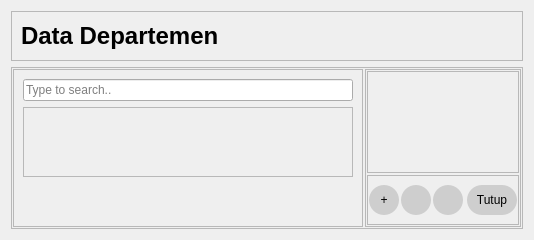
             <widget class="QWidget" name="st_DataMaster_DataDepartemen">
              <layout class="QVBoxLayout" name="verticalLayout_17">
               <item>
                <widget class="QFrame" name="fr_DataMaster_DataDepartemen_Ftop">
                 <property name="sizePolicy">
                  <sizepolicy hsizetype="Preferred" vsizetype="Maximum">
                   <horstretch>0</horstretch>
                   <verstretch>1</verstretch>
                  </sizepolicy>
                 </property>
                 <property name="minimumSize">
                  <size>
                   <width>0</width>
                   <height>50</height>
                  </size>
                 </property>
                 <property name="maximumSize">
                  <size>
                   <width>16777215</width>
                   <height>50</height>
                  </size>
                 </property>
                 <property name="frameShape">
                  <enum>QFrame::StyledPanel</enum>
                 </property>
                 <property name="frameShadow">
                  <enum>QFrame::Raised</enum>
                 </property>
                 <layout class="QVBoxLayout" name="ivl_DataMaster_DataDepartemen_Ftop">
                  <item>
                   <widget class="QLabel" name="lb_DataMaster_DataDepartemen_Judul">
                    <property name="font">
                     <font>
                      <pointsize>18</pointsize>
                      <weight>75</weight>
                      <bold>true</bold>
                     </font>
                    </property>
                    <property name="text">
                     <string>Data Departemen</string>
                    </property>
                   </widget>
                  </item>
                 </layout>
                </widget>
               </item>
               <item>
                <widget class="QFrame" name="fr_DataMaster_DataDepartemen_Fbody">
                 <property name="sizePolicy">
                  <sizepolicy hsizetype="Preferred" vsizetype="Preferred">
                   <horstretch>0</horstretch>
                   <verstretch>4</verstretch>
                  </sizepolicy>
                 </property>
                 <property name="frameShape">
                  <enum>QFrame::StyledPanel</enum>
                 </property>
                 <property name="frameShadow">
                  <enum>QFrame::Raised</enum>
                 </property>
                 <layout class="QHBoxLayout" name="ihl_DataMaster_DataDepartemen_Fbody">
                  <property name="spacing">
                   <number>2</number>
                  </property>
                  <property name="margin">
                   <number>1</number>
                  </property>
                  <item>
                   <widget class="QFrame" name="fr_DataMaster_DataDepartemen_Fbody_Slist_Container">
                    <property name="sizePolicy">
                     <sizepolicy hsizetype="Preferred" vsizetype="Preferred">
                      <horstretch>1</horstretch>
                      <verstretch>0</verstretch>
                     </sizepolicy>
                    </property>
                    <property name="minimumSize">
                     <size>
                      <width>350</width>
                      <height>0</height>
                     </size>
                    </property>
                    <property name="maximumSize">
                     <size>
                      <width>350</width>
                      <height>16777215</height>
                     </size>
                    </property>
                    <property name="frameShape">
                     <enum>QFrame::StyledPanel</enum>
                    </property>
                    <property name="frameShadow">
                     <enum>QFrame::Raised</enum>
                    </property>
                    <layout class="QVBoxLayout" name="ivl_fr_DataMaster_DataDepartemen_Fbody_Slist_Container">
                     <item>
                      <widget class="QLineEdit" name="le_DataMaster_DataDepartemen_Search">
                       <property name="placeholderText">
                        <string>Type to search..</string>
                       </property>
                      </widget>
                     </item>
                     <item>
                      <widget class="QScrollArea" name="sc_DataMaster_DataDepartemen_Fbody_Slist">
                       <property name="sizePolicy">
                        <sizepolicy hsizetype="Maximum" vsizetype="Expanding">
                         <horstretch>1</horstretch>
                         <verstretch>1</verstretch>
                        </sizepolicy>
                       </property>
                       <property name="minimumSize">
                        <size>
                         <width>250</width>
                         <height>0</height>
                        </size>
                       </property>
                       <property name="maximumSize">
                        <size>
                         <width>350</width>
                         <height>16777215</height>
                        </size>
                       </property>
                       <property name="styleSheet">
                        <string notr="true">QPushButton{
	background:#ffffff;
	color:rgb(20,20,30);
	padding-top:20px;
	padding-bottom:20px;
     border-style: solid;
     border-width: 1px;
     border-color: rgb(181, 181, 181);
}
QPushButton::hover{
	background:rgb(50,50,80);
	color:rgb(200,200,180);
     border-color: rgb(50,50,80);
}</string>
                       </property>
                       <property name="widgetResizable">
                        <bool>true</bool>
                       </property>
                       <property name="alignment">
                        <set>Qt::AlignLeading|Qt::AlignLeft|Qt::AlignTop</set>
                       </property>
                       <widget class="QWidget" name="scontent_DataMaster_DataDepartemen_Fbody_Slist">
                        <property name="geometry">
                         <rect>
                          <x>0</x>
                          <y>0</y>
                          <width>250</width>
                          <height>30</height>
                         </rect>
                        </property>
                        <property name="styleSheet">
                         <string notr="true">border-radius:0px;</string>
                        </property>
                        <layout class="QVBoxLayout" name="ivl_DataMaster_DataDepartemen_Fbody_Slist">
                         <property name="spacing">
                          <number>1</number>
                         </property>
                        </layout>
                       </widget>
                      </widget>
                     </item>
                     <item>
                      <spacer name="vs_DataMaster_DataDepartemen_Fbody_Slist_Spaser">
                       <property name="orientation">
                        <enum>Qt::Vertical</enum>
                       </property>
                       <property name="sizeType">
                        <enum>QSizePolicy::Expanding</enum>
                       </property>
                       <property name="sizeHint" stdset="0">
                        <size>
                         <width>20</width>
                         <height>40</height>
                        </size>
                       </property>
                      </spacer>
                     </item>
                    </layout>
                   </widget>
                  </item>
                  <item>
                   <widget class="QFrame" name="fr_DataMaster_DataDepartemen_Fbody_FR">
                    <property name="sizePolicy">
                     <sizepolicy hsizetype="Preferred" vsizetype="Preferred">
                      <horstretch>3</horstretch>
                      <verstretch>0</verstretch>
                     </sizepolicy>
                    </property>
                    <property name="frameShape">
                     <enum>QFrame::StyledPanel</enum>
                    </property>
                    <property name="frameShadow">
                     <enum>QFrame::Raised</enum>
                    </property>
                    <layout class="QVBoxLayout" name="ivl_DataMaster_DataDepartemen_Fbody_FR">
                     <property name="spacing">
                      <number>2</number>
                     </property>
                     <property name="margin">
                      <number>1</number>
                     </property>
                     <item>
                      <widget class="QFrame" name="fr_DataMaster_DataDepartemen_Fbody_FR_Ftop">
                       <property name="sizePolicy">
                        <sizepolicy hsizetype="Preferred" vsizetype="Preferred">
                         <horstretch>0</horstretch>
                         <verstretch>4</verstretch>
                        </sizepolicy>
                       </property>
                       <property name="styleSheet">
                        <string notr="true"/>
                       </property>
                       <property name="frameShape">
                        <enum>QFrame::StyledPanel</enum>
                       </property>
                       <property name="frameShadow">
                        <enum>QFrame::Raised</enum>
                       </property>
                       <layout class="QGridLayout" name="igr_DataMaster_DataDepartemen_Fbody_FR_Ftop">
                        <property name="leftMargin">
                         <number>9</number>
                        </property>
                       </layout>
                      </widget>
                     </item>
                     <item>
                      <widget class="QFrame" name="fr_DataMaster_DataDepartemen_Fbody_FR_Fbot">
                       <property name="sizePolicy">
                        <sizepolicy hsizetype="Preferred" vsizetype="Maximum">
                         <horstretch>0</horstretch>
                         <verstretch>1</verstretch>
                        </sizepolicy>
                       </property>
                       <property name="minimumSize">
                        <size>
                         <width>0</width>
                         <height>50</height>
                        </size>
                       </property>
                       <property name="maximumSize">
                        <size>
                         <width>16777215</width>
                         <height>50</height>
                        </size>
                       </property>
                       <property name="styleSheet">
                        <string notr="true">QPushButton{
	border-radius:15px;
	background:rgb(206, 206, 206);
}</string>
                       </property>
                       <property name="frameShape">
                        <enum>QFrame::StyledPanel</enum>
                       </property>
                       <property name="frameShadow">
                        <enum>QFrame::Raised</enum>
                       </property>
                       <layout class="QHBoxLayout" name="ihl_DataMaster_DataDepartemen_Fbody_FR_Fbot">
                        <property name="spacing">
                         <number>2</number>
                        </property>
                        <property name="margin">
                         <number>1</number>
                        </property>
                        <item>
                         <widget class="QPushButton" name="tb_DataMaster_DataDepartemen_Tambah">
                          <property name="sizePolicy">
                           <sizepolicy hsizetype="Maximum" vsizetype="Fixed">
                            <horstretch>1</horstretch>
                            <verstretch>0</verstretch>
                           </sizepolicy>
                          </property>
                          <property name="minimumSize">
                           <size>
                            <width>30</width>
                            <height>30</height>
                           </size>
                          </property>
                          <property name="maximumSize">
                           <size>
                            <width>30</width>
                            <height>16777215</height>
                           </size>
                          </property>
                          <property name="text">
                           <string>+</string>
                          </property>
                         </widget>
                        </item>
                        <item>
                         <widget class="QPushButton" name="tb_DataMaster_DataDepartemen_Edit">
                          <property name="minimumSize">
                           <size>
                            <width>30</width>
                            <height>30</height>
                           </size>
                          </property>
                          <property name="maximumSize">
                           <size>
                            <width>30</width>
                            <height>16777215</height>
                           </size>
                          </property>
                          <property name="styleSheet">
                           <string notr="true"/>
                          </property>
                          <property name="text">
                           <string/>
                          </property>
                          <property name="icon">
                           <iconset>
                            <normalon>:/DataMaster/img/edit.png</normalon>
                           </iconset>
                          </property>
                         </widget>
                        </item>
                        <item>
                         <widget class="QPushButton" name="tb_DataMaster_DataDepartemen_Delete">
                          <property name="minimumSize">
                           <size>
                            <width>30</width>
                            <height>30</height>
                           </size>
                          </property>
                          <property name="maximumSize">
                           <size>
                            <width>30</width>
                            <height>16777215</height>
                           </size>
                          </property>
                          <property name="styleSheet">
                           <string notr="true"/>
                          </property>
                          <property name="text">
                           <string/>
                          </property>
                          <property name="icon">
                           <iconset resource="DataMaster.qrc">
                            <normaloff>:/DataMaster/img/del.png</normaloff>:/DataMaster/img/del.png</iconset>
                          </property>
                         </widget>
                        </item>
                        <item>
                         <widget class="QFrame" name="fr_DataMaster_DataDepartemen_Fbody_FR_Fbot_Fspace">
                          <property name="sizePolicy">
                           <sizepolicy hsizetype="Preferred" vsizetype="Preferred">
                            <horstretch>3</horstretch>
                            <verstretch>0</verstretch>
                           </sizepolicy>
                          </property>
                          <property name="frameShape">
                           <enum>QFrame::StyledPanel</enum>
                          </property>
                          <property name="frameShadow">
                           <enum>QFrame::Raised</enum>
                          </property>
                         </widget>
                        </item>
                        <item>
                         <widget class="QPushButton" name="tb_DataMaster_DataDepartemen_Tutup">
                          <property name="sizePolicy">
                           <sizepolicy hsizetype="Maximum" vsizetype="Fixed">
                            <horstretch>1</horstretch>
                            <verstretch>0</verstretch>
                           </sizepolicy>
                          </property>
                          <property name="minimumSize">
                           <size>
                            <width>50</width>
                            <height>30</height>
                           </size>
                          </property>
                          <property name="maximumSize">
                           <size>
                            <width>50</width>
                            <height>16777215</height>
                           </size>
                          </property>
                          <property name="text">
                           <string>Tutup</string>
                          </property>
                         </widget>
                        </item>
                       </layout>
                      </widget>
                     </item>
                    </layout>
                   </widget>
                  </item>
                 </layout>
                </widget>
               </item>
              </layout>
             </widget>
